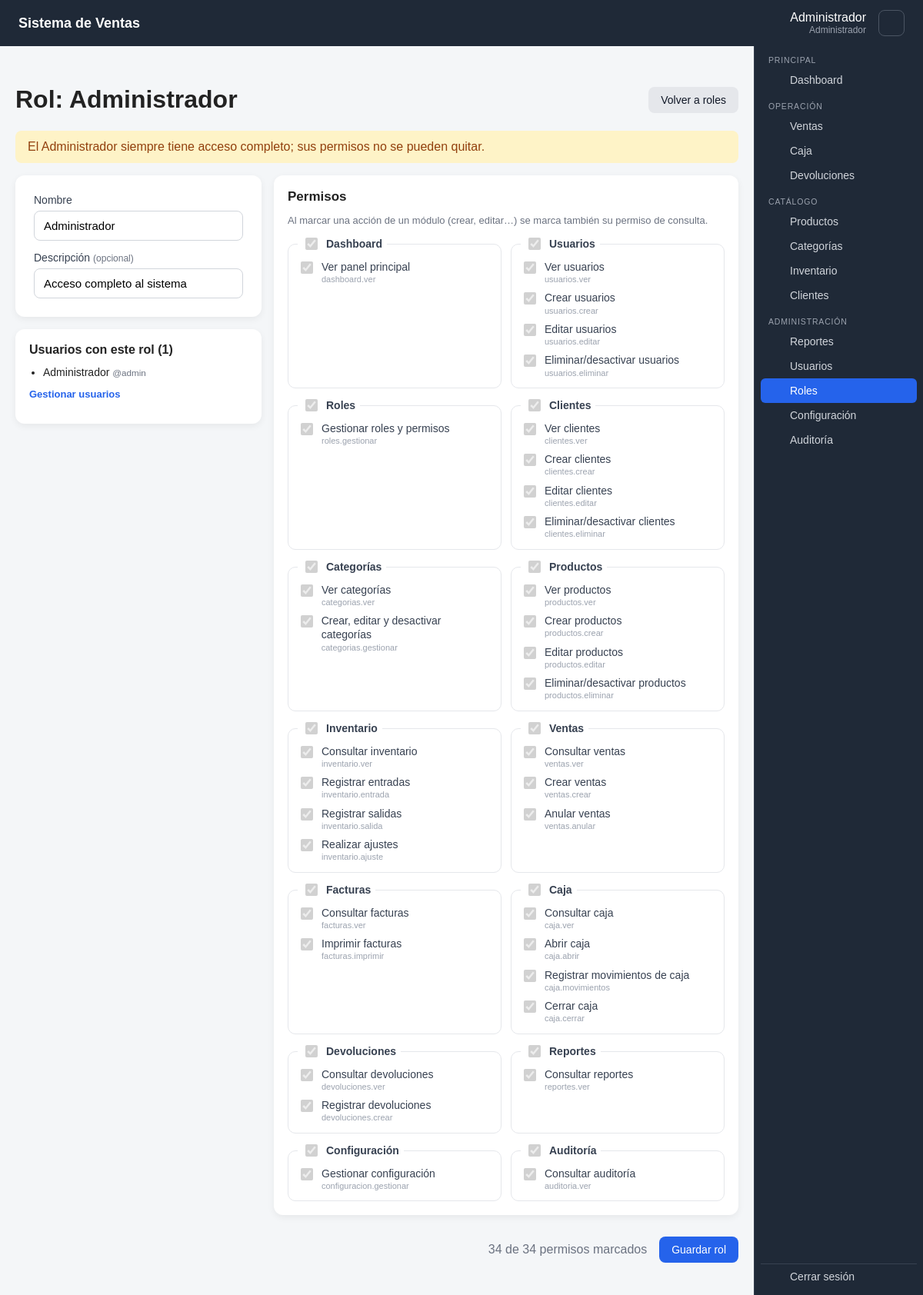
The page /views/roles/editar.php?id=1 (signed in) on the database its author committed.
### tables this page shows
CREATE TABLE roles (
    id_rol INT UNSIGNED AUTO_INCREMENT PRIMARY KEY,
    nombre VARCHAR(50) NOT NULL UNIQUE,
    descripcion VARCHAR(255) NULL,
    estado TINYINT(1) NOT NULL DEFAULT 1,
    fecha_creacion TIMESTAMP NOT NULL DEFAULT CURRENT_TIMESTAMP
);

CREATE TABLE usuarios (
    id_usuario INT UNSIGNED AUTO_INCREMENT PRIMARY KEY,
    nombre VARCHAR(100) NOT NULL,
    usuario VARCHAR(50) NOT NULL UNIQUE,
    password VARCHAR(255) NOT NULL,
    rol_id INT UNSIGNED NOT NULL,
    estado TINYINT(1) NOT NULL DEFAULT 1,
    ultimo_acceso DATETIME NULL,
    fecha_creacion TIMESTAMP NOT NULL DEFAULT CURRENT_TIMESTAMP,
    fecha_actualizacion TIMESTAMP NOT NULL DEFAULT CURRENT_TIMESTAMP
        ON UPDATE CURRENT_TIMESTAMP,
    CONSTRAINT fk_usuario_rol
        FOREIGN KEY (rol_id) REFERENCES roles(id_rol)
        ON UPDATE CASCADE ON DELETE RESTRICT,
    INDEX idx_usuario_estado (estado),
    INDEX idx_usuario_rol (rol_id)
);

CREATE TABLE permisos (
    id_permiso INT UNSIGNED AUTO_INCREMENT PRIMARY KEY,
    nombre VARCHAR(100) NOT NULL UNIQUE,
    descripcion VARCHAR(255) NULL
);

### models/Rol.php (called while the page is built, shortened)
<?php
class Rol {
    public function buscar(int $id): ?array {
        $s=$this->db->prepare("SELECT r.*,(SELECT COUNT(*) FROM usuarios u WHERE u.rol_id=r.id_rol AND u.estado=1) usuarios FROM roles r WHERE r.id_rol=:id");
        $s->execute(['id'=>$id]); return $s->fetch() ?: null;
    }
    public function usuarios(int $id): array {
        $s=$this->db->prepare("SELECT nombre,usuario FROM usuarios WHERE rol_id=:id AND estado=1 ORDER BY nombre");
        $s->execute(['id'=>$id]); return $s->fetchAll();
    }
}

### controllers/RolController.php (called while the page is built, shortened)
<?php
require_once __DIR__ . '/../config/database.php';
require_once __DIR__ . '/../helpers/permisos.php';
require_once __DIR__ . '/../models/Rol.php';
require_once __DIR__ . '/../models/Permiso.php';
class RolController {
    private Rol $roles;
    private Permiso $permisos;
    public function __construct() {
        $this->db=(new Database())->getConnection();
        $this->roles=new Rol($this->db);
        $this->permisos=new Permiso($this->db);
    }
    public function buscar(int $id): ?array { return $this->roles->buscar($id); }
    public function usuarios(int $id): array { return $this->roles->usuarios($id); }
    public function esAdministrador(array $rol): bool { return (int)$rol['id_rol']===ROL_ADMINISTRADOR; }
    public function permisosAgrupados(): array {
        $grupos=[];
        foreach ($this->permisos->todos() as $p) {
            $mod=explode('.',$p['nombre'])[0];
            $grupos[self::MODULOS[$mod] ?? ucfirst($mod)][]=$p;
        }
        return $grupos;
    }
}

### config/database.php (called while the page is built, shortened)
<?php
class Database {
    private string $host = '127.0.0.1';
    private string $dbName = 'sistema_ventas';
    private string $username = 'root';
    private string $password = '';
    private ?PDO $connection = null;
    public function getConnection(): PDO {
        if ($this->connection === null) {
            $dsn = "mysql:host={$this->host};dbname={$this->dbName};charset=utf8mb4";
            $this->connection = new PDO($dsn, $this->username, $this->password, [
                PDO::ATTR_ERRMODE => PDO::ERRMODE_EXCEPTION,
                PDO::ATTR_DEFAULT_FETCH_MODE => PDO::FETCH_ASSOC,
                PDO::ATTR_EMULATE_PREPARES => false,
            ]);
        }
        return $this->connection;
    }
}

### helpers/funciones.php (called while the page is built, shortened)
<?php
function e(?string $value): string { return htmlspecialchars($value ?? '', ENT_QUOTES, 'UTF-8'); }

### helpers/permisos.php (called while the page is built, shortened)
<?php
require_once __DIR__ . '/../config/database.php';
function versionPermisos(): string {
    static $version=null;
    if ($version===null) {
        $s=(new Database())->getConnection()->prepare("SELECT valor FROM configuracion WHERE clave='permisos_version' LIMIT 1");
        $s->execute();
        $version=(string)($s->fetchColumn() ?: '0');
    }
    return $version;
}
function sincronizarSesion(): void {
    static $hecho=false;
    if ($hecho || !isset($_SESSION['id_usuario'])) return;
    $hecho=true;
    if (($_SESSION['permisos_version'] ?? null)===versionPermisos() && isset($_SESSION['permisos'])) return;
}
function tienePermiso(string $permiso): bool {
    if ((int)$_SESSION['rol_id'] === ROL_ADMINISTRADOR) return true;
    return in_array($permiso, $_SESSION['permisos'] ?? [], true);
}
function requirePermission(string $permiso): void {
    if (tienePermiso($permiso)) return;
    require __DIR__ . '/../views/layouts/header.php';
    require __DIR__ . '/../views/layouts/footer.php';
    exit;
}

### models/Permiso.php (called while the page is built, shortened)
<?php
class Permiso {
    public function todos(): array {
        return $this->db->query("SELECT id_permiso,nombre,descripcion FROM permisos ORDER BY id_permiso")->fetchAll();
    }
}

### views/roles/editar.php (the view, shortened to what this page needs)
<?php
require_once __DIR__ . '/../../helpers/permisos.php';
require_once __DIR__ . '/../../helpers/funciones.php';
require_once __DIR__ . '/../../controllers/RolController.php';
$controller = new RolController();
$id = (int)($_GET['id'] ?? 0);
$rol = $controller->buscar($id);
$admin = $controller->esAdministrador($rol);
$grupos = $controller->permisosAgrupados();
$actuales = $admin ? array_merge(...array_map(fn($g) => array_column($g, 'nombre'), array_values($grupos))) : $controller->permisosDeRol($id);
$usuarios = $controller->usuarios($id);
require __DIR__ . '/../layouts/header.php';
?>
<div class="page-header"><h1>Rol: <?= e($rol['nombre']) ?></h1><a class="btn btn-light" href="index.php">Volver a roles</a></div>
<?php if ($admin): ?><div class="alert warn">El Administrador siempre tiene acceso completo; sus permisos no se pueden quitar.</div><?php endif; ?>
<form method="post" id="form-rol">
  <div class="rol-grid">
    <div class="stack">
      <div class="form-card">
        <label>Nombre<input type="text" name="nombre" value="<?= e($_POST['nombre'] ?? $rol['nombre']) ?>" maxlength="50" required <?= $admin ? 'readonly' : '' ?>></label>
        <label><span>Descripción <small>(opcional)</small></span><input type="text" name="descripcion" value="<?= e($_POST['descripcion'] ?? ($rol['descripcion'] ?? '')) ?>" maxlength="255"></label>
      </div>
      <div class="card">
        <h3 class="card-title">Usuarios con este rol (<?= count($usuarios) ?>)</h3>
        <?php if ($usuarios): ?><ul class="lista-simple"><?php foreach ($usuarios as $u): ?><li><?= e($u['nombre']) ?> <small class="muted">@<?= e($u['usuario']) ?></small></li><?php endforeach; ?></ul>
        <?php else: ?><p class="empty">Ningún usuario activo.</p><?php endif; ?>
        <?php if (tienePermiso('usuarios.ver')): ?><p class="nota"><a href="../usuarios/index.php">Gestionar usuarios</a></p><?php endif; ?>
      </div>
    </div>
    <div class="card">
      <div class="card-header"><h2>Permisos</h2>
        </div>
      <p class="muted nota">Al marcar una acción de un módulo (crear, editar…) se marca también su permiso de consulta.</p>
      <div class="permisos-grid">
        <?php foreach ($grupos as $modulo => $lista): ?>
          <fieldset class="permiso-grupo">
            <legend><label class="check"><input type="checkbox" class="marcar-grupo" <?= $admin ? 'disabled' : '' ?>> <?= e($modulo) ?></label></legend>
            <?php foreach ($lista as $p): ?>
              <label class="check permiso"><input type="checkbox" name="permisos[]" value="<?= e($p['nombre']) ?>" <?= in_array($p['nombre'], $actuales, true) ? 'checked' : '' ?> <?= $admin ? 'disabled' : '' ?> data-ver="<?= str_ends_with($p['nombre'], '.ver') ? '1' : '0' ?>">
                <span><?= e($p['descripcion'] ?: $p['nombre']) ?><small><?= e($p['nombre']) ?></small></span></label>
            <?php endforeach; ?>
          </fieldset>
        <?php endforeach; ?>
      </div>
    </div>
  </div>
  <div class="barra-guardar"><span class="muted" id="conteo"></span><button class="btn">Guardar rol</button></div>
</form>
<?php require __DIR__ . '/../layouts/footer.php'; ?>

### assets/css/style.css (style rules this page uses)
* { box-sizing:border-box }
body { margin:0;font-family:Arial,sans-serif;background:#f4f6f8;color:#222 }
input,button { width:100%;padding:11px 12px;font-size:16px }
button { cursor:pointer }
:root { --topbar-h:60px;--sidebar-w:220px;--sidebar-bg:#1f2937;--sidebar-hover:#374151;--accent:#2563eb }
.btn { display:inline-block;width:auto;padding:9px 16px;border:0;border-radius:8px;background:var(--accent);color:white;text-decoration:none;font-size:14px;cursor:pointer }
.btn-light { background:#e5e7eb;color:#111827 }
.alert { padding:12px 16px;border-radius:8px;margin-bottom:16px }
.page-header { display:flex;align-items:center;justify-content:space-between;gap:12px;flex-wrap:wrap }
.form-card { display:grid;gap:14px;max-width:560px;background:white;padding:24px;border-radius:12px;box-shadow:0 3px 10px rgba(0,0,0,.06) }
.form-card label { display:grid;gap:6px;font-size:14px;color:#374151 }
.form-card small { color:#6b7280;font-size:12px }
.form-card input,.form-card select { width:100%;padding:10px 12px;font-size:15px;border:1px solid #d1d5db;border-radius:8px;background:white }
.card { background:white;border-radius:12px;box-shadow:0 3px 10px rgba(0,0,0,.06);padding:18px }
.card-header { display:flex;align-items:center;justify-content:space-between;margin-bottom:8px }
.card-header h2 { margin:0;font-size:17px }
.muted { color:#6b7280;font-weight:normal }
.form-card label small { font-weight:normal }
.check { display:flex!important;align-items:center;gap:8px;font-size:14px;color:#374151 }
.check input { width:auto!important }
.stack { display:grid;gap:16px;align-content:start }
.card-title { margin:0 0 12px;font-size:16px }
.alert.warn { background:#fef3c7;color:#92400e }
.nota { font-size:13px;color:#6b7280 }
.nota a,.stat-detail a { color:var(--accent);text-decoration:none;font-weight:600 }
.rol-grid { display:grid;grid-template-columns:320px minmax(0,1fr);gap:16px;align-items:start;margin-top:16px }
.rol-grid .card-header h2 { margin:0;font-size:17px }
.permisos-grid { display:grid;grid-template-columns:repeat(auto-fill,minmax(230px,1fr));gap:12px;margin-top:12px }
.permiso-grupo { border:1px solid #e5e7eb;border-radius:10px;padding:10px 12px 12px;margin:0;display:grid;gap:8px;align-content:start }
.permiso-grupo legend { padding:0 6px;font-weight:bold;font-size:14px }
.permiso { align-items:flex-start!important }
.permiso span { display:grid;line-height:1.3 }
.permiso small { color:#9ca3af;font-size:11px }
.permiso input,.permiso-grupo legend input { margin-top:2px;width:16px!important;height:16px }
.lista-simple { margin:0;padding-left:18px;display:grid;gap:4px;font-size:14px }
.barra-guardar { position:sticky;bottom:0;display:flex;justify-content:flex-end;align-items:center;gap:16px;margin-top:16px;padding:12px 0;background:linear-gradient(transparent,#f4f6f8 30%) }
.card,.pos-main,.stack { min-width:0 }

### rows shown on the page
roles: nombre "Administrador", descripcion "Acceso completo al sistema", id_rol "☑"
usuarios: nombre "Administrador", usuario "admin"
permisos: nombre "☑", descripcion "Ver panel principal", nombre "dashboard.ver"
permisos: nombre "☑", descripcion "Ver usuarios", nombre "usuarios.ver"
permisos: nombre "☑", descripcion "Crear usuarios", nombre "usuarios.crear"
permisos: nombre "☑", descripcion "Editar usuarios", nombre "usuarios.editar"
permisos: nombre "☑", descripcion "Eliminar/desactivar usuarios", nombre "usuarios.eliminar"
permisos: nombre "☑", descripcion "Gestionar roles y permisos", nombre "roles.gestionar"
permisos: nombre "☑", descripcion "Ver clientes", nombre "clientes.ver"
permisos: nombre "☑", descripcion "Crear clientes", nombre "clientes.crear"
permisos: nombre "☑", descripcion "Editar clientes", nombre "clientes.editar"
permisos: nombre "☑", descripcion "Eliminar/desactivar clientes", nombre "clientes.eliminar"
permisos: nombre "☑", descripcion "Ver categorías", nombre "categorias.ver"
permisos: nombre "☑", descripcion "Crear, editar y desactivar categorías", nombre "categorias.gestionar"
permisos: nombre "☑", descripcion "Ver productos", nombre "productos.ver"
permisos: nombre "☑", descripcion "Crear productos", nombre "productos.crear"
permisos: nombre "☑", descripcion "Editar productos", nombre "productos.editar"
permisos: nombre "☑", descripcion "Eliminar/desactivar productos", nombre "productos.eliminar"
permisos: nombre "☑", descripcion "Consultar inventario", nombre "inventario.ver"
permisos: nombre "☑", descripcion "Registrar entradas", nombre "inventario.entrada"
permisos: nombre "☑", descripcion "Registrar salidas", nombre "inventario.salida"
permisos: nombre "☑", descripcion "Realizar ajustes", nombre "inventario.ajuste"
permisos: nombre "☑", descripcion "Consultar ventas", nombre "ventas.ver"
permisos: nombre "☑", descripcion "Crear ventas", nombre "ventas.crear"
permisos: nombre "☑", descripcion "Anular ventas", nombre "ventas.anular"
permisos: nombre "☑", descripcion "Consultar facturas", nombre "facturas.ver"
permisos: nombre "☑", descripcion "Imprimir facturas", nombre "facturas.imprimir"
permisos: nombre "☑", descripcion "Consultar caja", nombre "caja.ver"
permisos: nombre "☑", descripcion "Abrir caja", nombre "caja.abrir"
permisos: nombre "☑", descripcion "Registrar movimientos de caja", nombre "caja.movimientos"
permisos: nombre "☑", descripcion "Cerrar caja", nombre "caja.cerrar"
permisos: nombre "☑", descripcion "Consultar devoluciones", nombre "devoluciones.ver"
permisos: nombre "☑", descripcion "Registrar devoluciones", nombre "devoluciones.crear"
permisos: nombre "☑", descripcion "Consultar reportes", nombre "reportes.ver"
permisos: nombre "☑", descripcion "Gestionar configuración", nombre "configuracion.gestionar"
permisos: nombre "☑", descripcion "Consultar auditoría", nombre "auditoria.ver"

### other values the page prints
nombreEmpresa() "Sistema de Ventas"
$_SESSION['nombre'] "Administrador"
$_SESSION['rol'] "Administrador"
$grupo "PRINCIPAL"
$item['nombre'] "Dashboard"
$grupo "OPERACIÓN"
$item['nombre'] "Ventas"
$item['nombre'] "Caja"
$item['nombre'] "Devoluciones"
$grupo "CATÁLOGO"
$item['nombre'] "Productos"
$item['nombre'] "Categorías"
$item['nombre'] "Inventario"
$item['nombre'] "Clientes"
$grupo "ADMINISTRACIÓN"
